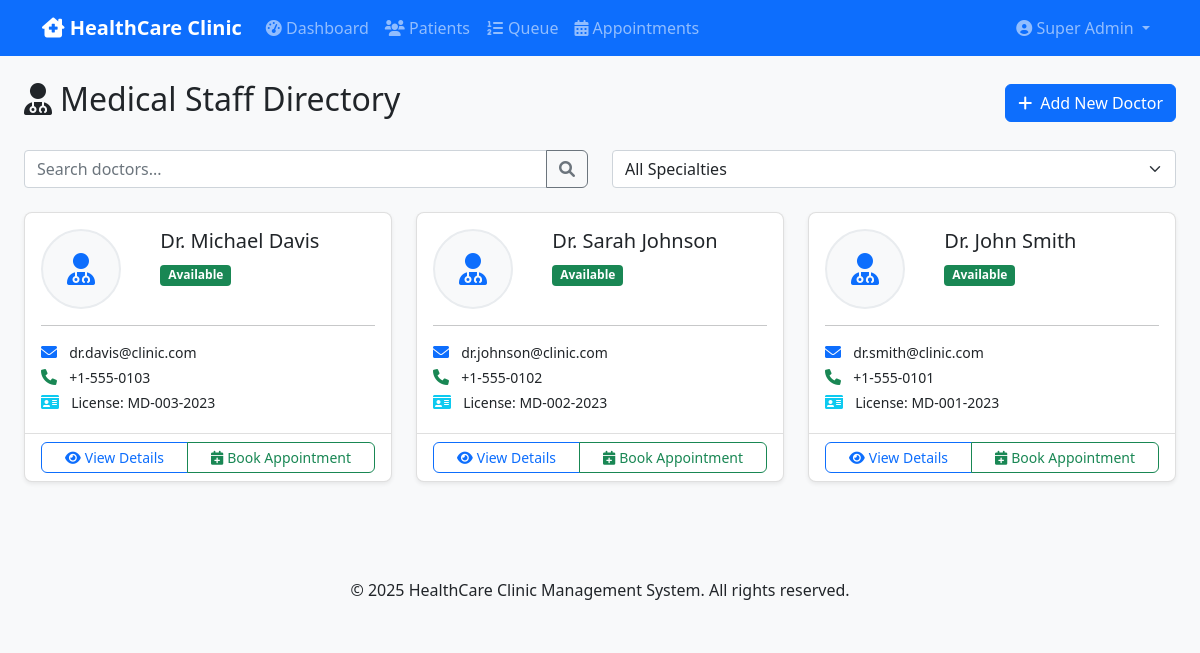
The page /doctors (signed in) on the database its author committed.
### app/models.py (models this page shows, shortened)
class User(UserMixin, db.Model):
    id = db.Column(db.Integer, primary_key=True)
    username = db.Column(db.String(64), unique=True, nullable=False, index=True)
    email = db.Column(db.String(120), unique=True, nullable=False, index=True)
    password_hash = db.Column(db.String(255), nullable=False)
    first_name = db.Column(db.String(50), nullable=False)
    last_name = db.Column(db.String(50), nullable=False)
    role = db.Column(db.String(20), nullable=False, default='staff')  # super_admin, staff, nurse, dentist, physician
    phone = db.Column(db.String(20), nullable=True)
    employee_id = db.Column(db.String(20), unique=True, nullable=True)
    profile_picture = db.Column(db.String(255), nullable=True)
    is_active = db.Column(db.Boolean, default=True)
    created_at = db.Column(db.DateTime, default=datetime.utcnow)
    created_by_id = db.Column(db.Integer, db.ForeignKey('user.id'), nullable=True)
    created_by = db.relationship('User', remote_side=[id], backref='created_users')
    medical_records = db.relationship('MedicalRecord', backref='attending_staff', lazy=True)
    appointments_attended = db.relationship('Appointment', backref='attending_staff', lazy=True)

class Doctor(db.Model):
    id = db.Column(db.Integer, primary_key=True)
    user_id = db.Column(db.Integer, db.ForeignKey('user.id'), nullable=True)  # Link to User account
    first_name = db.Column(db.String(50), nullable=False)
    last_name = db.Column(db.String(50), nullable=False)
    specialization = db.Column(db.String(100), nullable=False)
    email = db.Column(db.String(100), unique=True, nullable=False)
    phone = db.Column(db.String(20), nullable=False)
    license_number = db.Column(db.String(50), nullable=True)
    is_active = db.Column(db.Boolean, default=True)
    created_at = db.Column(db.DateTime, default=datetime.utcnow)
    user = db.relationship('User', backref='doctor_profile')
    appointments = db.relationship('Appointment', backref='doctor', lazy=True)
    medical_records = db.relationship('MedicalRecord', backref='doctor', lazy=True)

### app/routes.py (the view)
@main.route('/doctors')
@login_required
def doctors():
    if current_user.role not in ['super_admin', 'staff']:
        flash('Access denied. Admin access required.', 'error')
        return redirect(url_for('main.index'))
    doctors = Doctor.query.order_by(Doctor.last_name).all()
    return render_template('doctors/list.html', doctors=doctors)

### app/templates/doctors/list.html (shortened to what this page needs)
{% extends "base.html" %}
{% block content %}
<div class="container-fluid">
    <div class="row mb-4">
        <div class="col-12">
            <div class="d-flex justify-content-between align-items-center">
                <h2><i class="fas fa-user-md me-2"></i>Medical Staff Directory</h2>
                {% if current_user.role == 'super_admin' %}
                <a href="{{ url_for('admin.add_doctor') }}" class="btn btn-primary">
                    <i class="fas fa-plus me-2"></i>Add New Doctor
                </a>
                {% endif %}
            </div>
        </div>
    </div>
    <div class="row mb-4">
        <div class="col-md-6">
            <div class="input-group">
                <input type="text" class="form-control" placeholder="Search doctors..." id="searchInput">
                <button class="btn btn-outline-secondary" type="button">
                    <i class="fas fa-search"></i>
                </button>
            </div>
        </div>
        <div class="col-md-6">
            <select class="form-select" id="specialtyFilter">
                <option value="">All Specialties</option>
            </select>
        </div>
    </div>
    <div class="row">
        {% for doctor in doctors %}
        <div class="col-lg-4 col-md-6 mb-4 doctor-card"
             data-name="{{ doctor.first_name }} {{ doctor.last_name }}"
             data-specialty="{{ doctor.specialty }}">
            <div class="card h-100 shadow-sm">
                <div class="card-body">
                    <div class="row">
                        <div class="col-4">
                            <div class="doctor-avatar">
                                {% if doctor.profile_picture %}
                                <img src="{{ url_for('static', filename='uploads/profile_pics/' + doctor.profile_picture) }}"
                                     alt="{{ doctor.first_name }} {{ doctor.last_name }}" class="rounded-circle img-fluid">
                                {% else %}
                                <div class="avatar-placeholder rounded-circle d-flex align-items-center justify-content-center">
                                    <i class="fas fa-user-md fa-2x text-primary"></i>
                                </div>
                                {% endif %}
                            </div>
                        </div>
                        <div class="col-8">
                            <h5 class="card-title mb-1">
                                Dr. {{ doctor.first_name }} {{ doctor.last_name }}
                            </h5>
                            <div class="mb-2">
                                {% if doctor.is_active %}
                                <span class="badge bg-success">Available</span>
                                {% else %}
                                <span class="badge bg-secondary">Unavailable</span>
                                {% endif %}
                            </div>
                        </div>
                    </div>
                    <hr>
                    <div class="doctor-info">
                        {% if doctor.email %}
                        <p class="mb-1">
                            <i class="fas fa-envelope text-primary me-2"></i>
                            <small>{{ doctor.email }}</small>
                        </p>
                        {% endif %}
                        {% if doctor.phone %}
                        <p class="mb-1">
                            <i class="fas fa-phone text-success me-2"></i>
                            <small>{{ doctor.phone }}</small>
                        </p>
                        {% endif %}
                        {% if doctor.license_number %}
                        <p class="mb-1">
                            <i class="fas fa-id-card text-info me-2"></i>
                            <small>License: {{ doctor.license_number }}</small>
                        </p>
                        {% endif %}
                    </div>
                </div>
                <div class="card-footer bg-transparent">
                    <div class="btn-group w-100" role="group">
                        <a href="{{ url_for('main.doctor_detail', id=doctor.id) }}"
                           class="btn btn-outline-primary btn-sm">
                            <i class="fas fa-eye me-1"></i>View Details
                        </a>
                        {% if current_user.role in ['super_admin', 'staff'] %}
                        <a href="{{ url_for('main.book_appointment') }}?doctor_id={{ doctor.id }}"
                           class="btn btn-outline-success btn-sm">
                            <i class="fas fa-calendar-plus me-1"></i>Book Appointment
                        </a>
                        {% endif %}
                    </div>
                </div>
            </div>
        </div>
        {% endfor %}
    </div>
</div>
{% endblock %}

### app/templates/base.html (shortened to what this page needs)
<!DOCTYPE html>
<html lang="en">
<head>
    <link href="https://cdn.jsdelivr.net/npm/bootstrap@5.1.3/dist/css/bootstrap.min.css" rel="stylesheet">
    <link href="https://cdnjs.cloudflare.com/ajax/libs/font-awesome/6.0.0/css/all.min.css" rel="stylesheet">
    <link rel="stylesheet" href="{{ url_for('static', filename='css/style.css') }}">
</head>
<body>
    <nav class="navbar navbar-expand-lg navbar-dark bg-primary">
        <div class="container">
            <a class="navbar-brand" href="{{ url_for('main.index') }}">
                <i class="fas fa-clinic-medical"></i> HealthCare Clinic
            </a>
            <div class="collapse navbar-collapse" id="navbarNav">
                <ul class="navbar-nav me-auto">
                    {% if current_user.is_authenticated %}
                        {% if current_user.role in ['super_admin', 'staff'] %}
                            <li class="nav-item">
                                <a class="nav-link" href="{{ url_for('admin.dashboard') }}">
                                    <i class="fas fa-tachometer-alt"></i> Dashboard
                                </a>
                            </li>
                            <li class="nav-item">
                                <a class="nav-link" href="{{ url_for('main.patients') }}">
                                    <i class="fas fa-users"></i> Patients
                                </a>
                            </li>
                            <li class="nav-item">
                                <a class="nav-link" href="{{ url_for('queue.manage') }}">
                                    <i class="fas fa-list-ol"></i> Queue
                                </a>
                            </li>
                            <li class="nav-item">
                                <a class="nav-link" href="{{ url_for('main.appointments') }}">
                                    <i class="fas fa-calendar-alt"></i> Appointments
                                </a>
                            </li>
                        {% endif %}
                    {% endif %}
                </ul>
                <ul class="navbar-nav">
                    {% if current_user.is_authenticated %}
                        <li class="nav-item dropdown">
                            <a class="nav-link dropdown-toggle" href="#" id="navbarDropdown" role="button" data-bs-toggle="dropdown">
                                {% if current_user.profile_picture %}
                                    <img src="{{ url_for('static', filename='uploads/profile_pics/' + current_user.profile_picture) }}"
                                         alt="Profile" class="rounded-circle me-1" width="24" height="24">
                                {% else %}
                                    <i class="fas fa-user-circle"></i>
                                {% endif %}
                                {{ current_user.first_name }} {{ current_user.last_name }}
                            </a>
                        </li>
                    {% endif %}
                </ul>
            </div>
        </div>
    </nav>    <main class="container-fluid mt-4">
        {% block content %}{% endblock %}
    </main>
    <footer class="bg-light mt-5 py-4">
        <div class="container text-center">
            <p class="mb-0">&copy; 2025 HealthCare Clinic Management System. All rights reserved.</p>
        </div>
    </footer>    <script src="https://cdn.jsdelivr.net/npm/bootstrap@5.1.3/dist/js/bootstrap.bundle.min.js"></script>
</body>
</html>

### app/static/css/style.css (style rules this page uses)
body { background-color: #f8f9fa; font-family: 'Segoe UI', Tahoma, Geneva, Verdana, sans-serif; }
.navbar-brand { font-weight: bold; }
.card { box-shadow: 0 0.125rem 0.25rem rgba(0, 0, 0, 0.075); border: 1px solid rgba(0, 0, 0, 0.125); border-radius: 0.5rem; transition: box-shadow 0.15s ease-in-out; }
.btn { border-radius: 0.375rem; font-weight: 500; transition: all 0.15s ease-in-out; }
.bg-primary { background-color: #0d6efd !important; }
.bg-success { background-color: #198754 !important; }

### app/templates/doctors/list.html (style rules this page uses)
.doctor-card { transition: transform 0.3s ease; }
.doctor-avatar { width: 80px; height: 80px; }
.avatar-placeholder { width: 80px; height: 80px; background-color: #f8f9fa; border: 2px solid #e9ecef; }
.doctor-info p { line-height: 1.3; }
.card-footer .btn-group .btn { border-radius: 0; }
.card-footer .btn-group .btn:first-child { border-top-left-radius: 0.375rem; border-bottom-left-radius: 0.375rem; }
.card-footer .btn-group .btn:last-child { border-top-right-radius: 0.375rem; border-bottom-right-radius: 0.375rem; }

### rows shown on the page
User: first_name "Super", last_name "Admin"
Doctor: first_name "Michael", last_name "Davis", is_active "Available", email "dr.davis@clinic.com", phone "+1-555-0103", license_number "MD-003-2023"
Doctor: first_name "Sarah", last_name "Johnson", is_active "Available", email "dr.johnson@clinic.com", phone "+1-555-0102", license_number "MD-002-2023"
Doctor: first_name "John", last_name "Smith", is_active "Available", email "dr.smith@clinic.com", phone "+1-555-0101", license_number "MD-001-2023"
